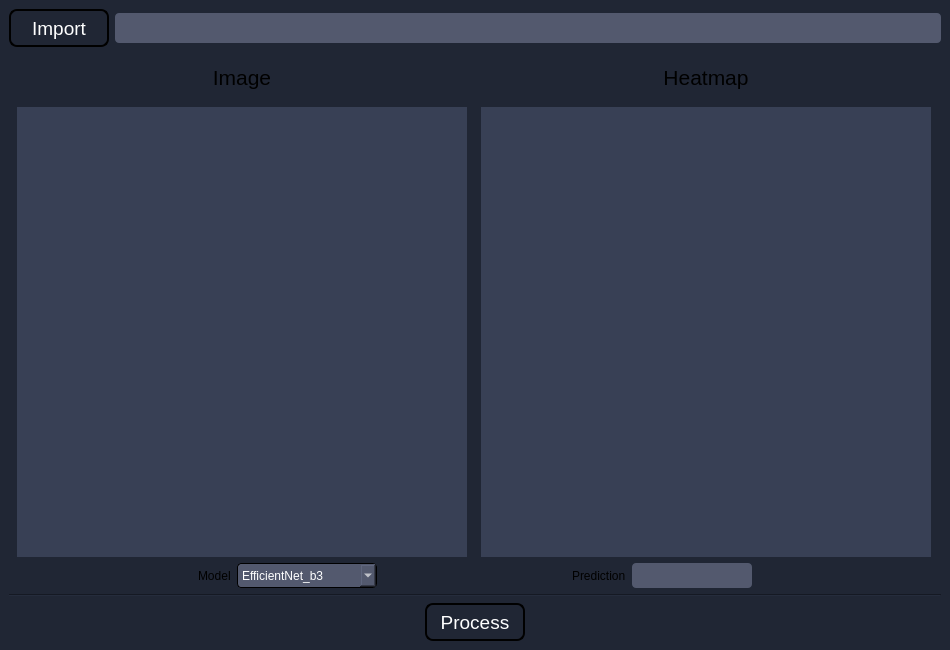
<?xml version="1.0" encoding="UTF-8"?>
<ui version="4.0">
 <class>Application</class>
 <widget class="QMainWindow" name="Application">
  <property name="geometry">
   <rect>
    <x>0</x>
    <y>0</y>
    <width>950</width>
    <height>650</height>
   </rect>
  </property>
  <property name="minimumSize">
   <size>
    <width>950</width>
    <height>650</height>
   </size>
  </property>
  <property name="maximumSize">
   <size>
    <width>950</width>
    <height>650</height>
   </size>
  </property>
  <property name="mouseTracking">
   <bool>true</bool>
  </property>
  <property name="windowTitle">
   <string>MainWindow</string>
  </property>
  <property name="styleSheet">
   <string notr="true">background-color:rgb(32, 38, 52);</string>
  </property>
  <property name="tabShape">
   <enum>QTabWidget::Rounded</enum>
  </property>
  <widget class="QWidget" name="centralwidget">
   <property name="minimumSize">
    <size>
     <width>950</width>
     <height>650</height>
    </size>
   </property>
   <property name="maximumSize">
    <size>
     <width>950</width>
     <height>650</height>
    </size>
   </property>
   <property name="mouseTracking">
    <bool>true</bool>
   </property>
   <property name="styleSheet">
    <string notr="true">background-color:rgb(32, 38, 52);</string>
   </property>
   <layout class="QVBoxLayout" name="verticalLayout_4">
    <item>
     <layout class="QVBoxLayout" name="verticalLayout_3">
      <item>
       <layout class="QHBoxLayout" name="horizontalLayout">
        <item>
         <widget class="QToolButton" name="toolButton_import">
          <property name="minimumSize">
           <size>
            <width>100</width>
            <height>38</height>
           </size>
          </property>
          <property name="maximumSize">
           <size>
            <width>100</width>
            <height>38</height>
           </size>
          </property>
          <property name="font">
           <font>
            <pointsize>14</pointsize>
           </font>
          </property>
          <property name="styleSheet">
           <string notr="true">QToolButton {
	color:white; 
	background:qlineargradient(spread:pad, x1:0, y1:1, x2:0, y2:0, 		stop:0 rgba(32, 38, 52, 255), 
		stop:1 rgba(91, 99, 120, 255));
	border: 2px solid black;
	border-radius: 8px;
}</string>
          </property>
          <property name="text">
           <string>Import</string>
          </property>
         </widget>
        </item>
        <item>
         <widget class="QLineEdit" name="lineEdit_import">
          <property name="enabled">
           <bool>false</bool>
          </property>
          <property name="minimumSize">
           <size>
            <width>0</width>
            <height>30</height>
           </size>
          </property>
          <property name="styleSheet">
           <string notr="true">QLineEdit {
	border-radius: 4px;
	background-color:rgb(83, 89, 110);
	color:white;
	border: 1px solid black;
}

QLineEdit:disabled {
	border-radius: 4px;
	background-color:rgb(83, 89, 110);
	color:rgb(200, 200, 200);
	border: 0px solid black;
}</string>
          </property>
         </widget>
        </item>
       </layout>
      </item>
      <item>
       <layout class="QHBoxLayout" name="horizontalLayout_2">
        <item>
         <layout class="QVBoxLayout" name="verticalLayout">
          <item>
           <widget class="QLabel" name="label_3">
            <property name="font">
             <font>
              <pointsize>16</pointsize>
             </font>
            </property>
            <property name="text">
             <string>Image</string>
            </property>
            <property name="alignment">
             <set>Qt::AlignCenter</set>
            </property>
           </widget>
          </item>
          <item>
           <widget class="QLabel" name="label_image">
            <property name="minimumSize">
             <size>
              <width>450</width>
              <height>450</height>
             </size>
            </property>
            <property name="maximumSize">
             <size>
              <width>450</width>
              <height>450</height>
             </size>
            </property>
            <property name="autoFillBackground">
             <bool>true</bool>
            </property>
            <property name="styleSheet">
             <string notr="true">background-color: rgb(56, 64, 85);</string>
            </property>
            <property name="text">
             <string/>
            </property>
            <property name="scaledContents">
             <bool>true</bool>
            </property>
           </widget>
          </item>
         </layout>
        </item>
        <item>
         <layout class="QVBoxLayout" name="verticalLayout_2">
          <item>
           <widget class="QLabel" name="label_4">
            <property name="font">
             <font>
              <pointsize>16</pointsize>
             </font>
            </property>
            <property name="text">
             <string>Heatmap</string>
            </property>
            <property name="alignment">
             <set>Qt::AlignCenter</set>
            </property>
           </widget>
          </item>
          <item>
           <widget class="QLabel" name="label_heatmap">
            <property name="minimumSize">
             <size>
              <width>450</width>
              <height>450</height>
             </size>
            </property>
            <property name="maximumSize">
             <size>
              <width>450</width>
              <height>450</height>
             </size>
            </property>
            <property name="autoFillBackground">
             <bool>true</bool>
            </property>
            <property name="styleSheet">
             <string notr="true">background-color: rgb(56, 64, 85);</string>
            </property>
            <property name="text">
             <string/>
            </property>
            <property name="scaledContents">
             <bool>true</bool>
            </property>
           </widget>
          </item>
         </layout>
        </item>
       </layout>
      </item>
      <item>
       <layout class="QHBoxLayout" name="horizontalLayout_3">
        <item>
         <spacer name="horizontalSpacer">
          <property name="orientation">
           <enum>Qt::Horizontal</enum>
          </property>
          <property name="sizeHint" stdset="0">
           <size>
            <width>40</width>
            <height>20</height>
           </size>
          </property>
         </spacer>
        </item>
        <item>
         <widget class="QLabel" name="label_6">
          <property name="text">
           <string>Model</string>
          </property>
         </widget>
        </item>
        <item>
         <widget class="QComboBox" name="comboBox_model">
          <property name="minimumSize">
           <size>
            <width>140</width>
            <height>25</height>
           </size>
          </property>
          <property name="maximumSize">
           <size>
            <width>140</width>
            <height>25</height>
           </size>
          </property>
          <property name="styleSheet">
           <string notr="true">QComboBox {
	border-radius: 4px;
	background-color:rgb(83, 89, 110);
	color:white;
	border: 1px solid black;
}

QComboBox QAbstractItemView { color: white; }

QComboBox:disabled {
	border-radius: 4px;
	background-color:rgb(83, 89, 110);
	color:rgb(200, 200, 200);
	border: 0px solid black;
}</string>
          </property>
          <item>
           <property name="text">
            <string>EfficientNet_b3</string>
           </property>
          </item>
          <item>
           <property name="text">
            <string>EfficientNet_b0</string>
           </property>
          </item>
          <item>
           <property name="text">
            <string>ResNet18</string>
           </property>
          </item>
          <item>
           <property name="text">
            <string>ResNet50</string>
           </property>
          </item>
         </widget>
        </item>
        <item>
         <spacer name="horizontalSpacer_3">
          <property name="orientation">
           <enum>Qt::Horizontal</enum>
          </property>
          <property name="sizeHint" stdset="0">
           <size>
            <width>40</width>
            <height>20</height>
           </size>
          </property>
         </spacer>
        </item>
        <item>
         <widget class="QLabel" name="label_5">
          <property name="text">
           <string>Prediction</string>
          </property>
         </widget>
        </item>
        <item>
         <widget class="QLineEdit" name="lineEdit_prediction">
          <property name="enabled">
           <bool>false</bool>
          </property>
          <property name="minimumSize">
           <size>
            <width>120</width>
            <height>25</height>
           </size>
          </property>
          <property name="maximumSize">
           <size>
            <width>120</width>
            <height>25</height>
           </size>
          </property>
          <property name="styleSheet">
           <string notr="true">QLineEdit {
	border-radius: 4px;
	background-color:rgb(83, 89, 110);
	color:white;
	border: 1px solid black;
}

QLineEdit:disabled {
	border-radius: 4px;
	background-color:rgb(83, 89, 110);
	color:rgb(200, 200, 200);
	border: 0px solid black;
}</string>
          </property>
          <property name="alignment">
           <set>Qt::AlignCenter</set>
          </property>
         </widget>
        </item>
        <item>
         <spacer name="horizontalSpacer_2">
          <property name="orientation">
           <enum>Qt::Horizontal</enum>
          </property>
          <property name="sizeHint" stdset="0">
           <size>
            <width>40</width>
            <height>20</height>
           </size>
          </property>
         </spacer>
        </item>
       </layout>
      </item>
      <item>
       <widget class="Line" name="line">
        <property name="orientation">
         <enum>Qt::Horizontal</enum>
        </property>
       </widget>
      </item>
      <item>
       <layout class="QHBoxLayout" name="horizontalLayout_4">
        <item>
         <widget class="QToolButton" name="toolButton_process">
          <property name="minimumSize">
           <size>
            <width>100</width>
            <height>38</height>
           </size>
          </property>
          <property name="maximumSize">
           <size>
            <width>100</width>
            <height>38</height>
           </size>
          </property>
          <property name="font">
           <font>
            <pointsize>14</pointsize>
           </font>
          </property>
          <property name="styleSheet">
           <string notr="true">QToolButton {
	color:white; 
	background:qlineargradient(spread:pad, x1:0, y1:1, x2:0, y2:0, 		stop:0 rgba(32, 38, 52, 255), 
		stop:1 rgba(91, 99, 120, 255));
	border: 2px solid black;
	border-radius: 8px;
}</string>
          </property>
          <property name="text">
           <string>Process</string>
          </property>
         </widget>
        </item>
       </layout>
      </item>
     </layout>
    </item>
   </layout>
  </widget>
 </widget>
 <resources/>
 <connections/>
</ui>
